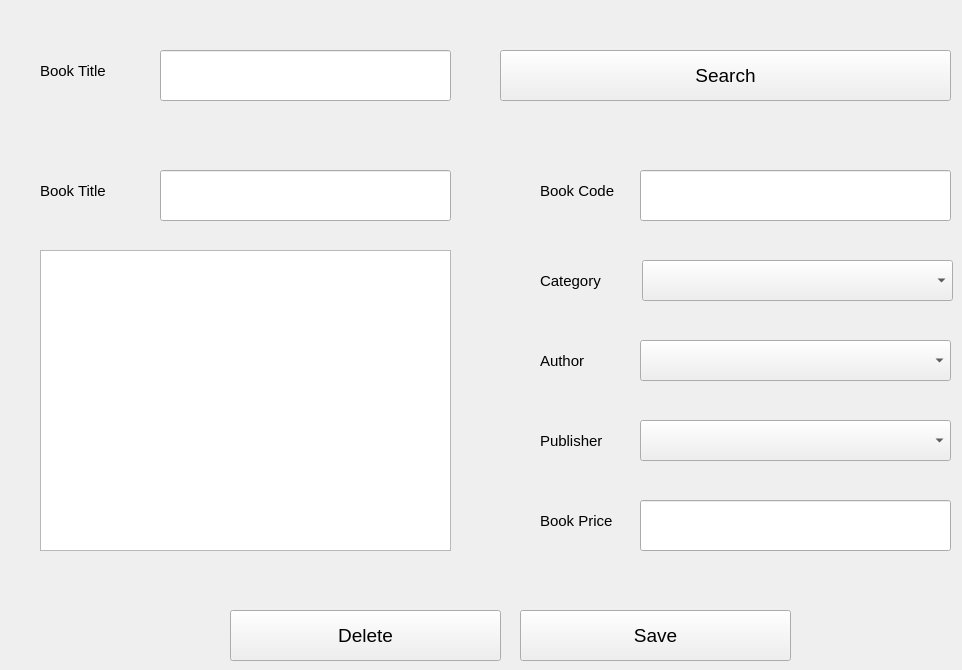
      <widget class="QWidget" name="tab_6">
       <attribute name="title">
        <string>Edit or Delete A Book</string>
       </attribute>
       <widget class="QLineEdit" name="lineEdit_5">
        <property name="geometry">
         <rect>
          <x>640</x>
          <y>500</y>
          <width>311</width>
          <height>51</height>
         </rect>
        </property>
       </widget>
       <widget class="QLineEdit" name="lineEdit_6">
        <property name="geometry">
         <rect>
          <x>640</x>
          <y>170</y>
          <width>311</width>
          <height>51</height>
         </rect>
        </property>
       </widget>
       <widget class="QLineEdit" name="lineEdit_7">
        <property name="geometry">
         <rect>
          <x>160</x>
          <y>170</y>
          <width>291</width>
          <height>51</height>
         </rect>
        </property>
       </widget>
       <widget class="QComboBox" name="comboBox_6">
        <property name="geometry">
         <rect>
          <x>640</x>
          <y>340</y>
          <width>311</width>
          <height>41</height>
         </rect>
        </property>
       </widget>
       <widget class="QComboBox" name="comboBox_7">
        <property name="geometry">
         <rect>
          <x>640</x>
          <y>420</y>
          <width>311</width>
          <height>41</height>
         </rect>
        </property>
       </widget>
       <widget class="QLabel" name="label_9">
        <property name="geometry">
         <rect>
          <x>40</x>
          <y>180</y>
          <width>101</width>
          <height>21</height>
         </rect>
        </property>
        <property name="font">
         <font>
          <family>Segoe UI</family>
          <pointsize>11</pointsize>
         </font>
        </property>
        <property name="text">
         <string>Book Title</string>
        </property>
       </widget>
       <widget class="QLabel" name="label_10">
        <property name="geometry">
         <rect>
          <x>540</x>
          <y>350</y>
          <width>101</width>
          <height>21</height>
         </rect>
        </property>
        <property name="font">
         <font>
          <family>Segoe UI</family>
          <pointsize>11</pointsize>
         </font>
        </property>
        <property name="text">
         <string>Author</string>
        </property>
       </widget>
       <widget class="QPushButton" name="pushButton_8">
        <property name="geometry">
         <rect>
          <x>520</x>
          <y>610</y>
          <width>271</width>
          <height>51</height>
         </rect>
        </property>
        <property name="font">
         <font>
          <family>Segoe UI</family>
          <pointsize>14</pointsize>
         </font>
        </property>
        <property name="text">
         <string>Save</string>
        </property>
       </widget>
       <widget class="QLabel" name="label_11">
        <property name="geometry">
         <rect>
          <x>540</x>
          <y>430</y>
          <width>101</width>
          <height>21</height>
         </rect>
        </property>
        <property name="font">
         <font>
          <family>Segoe UI</family>
          <pointsize>11</pointsize>
         </font>
        </property>
        <property name="text">
         <string>Publisher</string>
        </property>
       </widget>
       <widget class="QLabel" name="label_12">
        <property name="geometry">
         <rect>
          <x>540</x>
          <y>270</y>
          <width>101</width>
          <height>21</height>
         </rect>
        </property>
        <property name="font">
         <font>
          <family>Segoe UI</family>
          <pointsize>11</pointsize>
         </font>
        </property>
        <property name="text">
         <string>Category</string>
        </property>
       </widget>
       <widget class="QComboBox" name="comboBox_8">
        <property name="geometry">
         <rect>
          <x>642</x>
          <y>260</y>
          <width>311</width>
          <height>41</height>
         </rect>
        </property>
       </widget>
       <widget class="QLabel" name="label_13">
        <property name="geometry">
         <rect>
          <x>540</x>
          <y>180</y>
          <width>101</width>
          <height>21</height>
         </rect>
        </property>
        <property name="font">
         <font>
          <family>Segoe UI</family>
          <pointsize>11</pointsize>
         </font>
        </property>
        <property name="text">
         <string>Book Code</string>
        </property>
       </widget>
       <widget class="QLabel" name="label_14">
        <property name="geometry">
         <rect>
          <x>540</x>
          <y>510</y>
          <width>101</width>
          <height>21</height>
         </rect>
        </property>
        <property name="font">
         <font>
          <family>Segoe UI</family>
          <pointsize>11</pointsize>
         </font>
        </property>
        <property name="text">
         <string>Book Price</string>
        </property>
       </widget>
       <widget class="QLineEdit" name="lineEdit_8">
        <property name="geometry">
         <rect>
          <x>160</x>
          <y>50</y>
          <width>291</width>
          <height>51</height>
         </rect>
        </property>
       </widget>
       <widget class="QLabel" name="label_15">
        <property name="geometry">
         <rect>
          <x>40</x>
          <y>60</y>
          <width>101</width>
          <height>21</height>
         </rect>
        </property>
        <property name="font">
         <font>
          <family>Segoe UI</family>
          <pointsize>11</pointsize>
         </font>
        </property>
        <property name="text">
         <string>Book Title</string>
        </property>
       </widget>
       <widget class="QPushButton" name="pushButton_9">
        <property name="geometry">
         <rect>
          <x>500</x>
          <y>50</y>
          <width>451</width>
          <height>51</height>
         </rect>
        </property>
        <property name="font">
         <font>
          <family>Segoe UI</family>
          <pointsize>14</pointsize>
         </font>
        </property>
        <property name="text">
         <string>Search</string>
        </property>
       </widget>
       <widget class="QPushButton" name="pushButton_10">
        <property name="geometry">
         <rect>
          <x>230</x>
          <y>610</y>
          <width>271</width>
          <height>51</height>
         </rect>
        </property>
        <property name="font">
         <font>
          <family>Segoe UI</family>
          <pointsize>14</pointsize>
         </font>
        </property>
        <property name="text">
         <string>Delete</string>
        </property>
       </widget>
       <widget class="QTextEdit" name="textEdit_2">
        <property name="geometry">
         <rect>
          <x>40</x>
          <y>250</y>
          <width>411</width>
          <height>301</height>
         </rect>
        </property>
       </widget>
      </widget>
